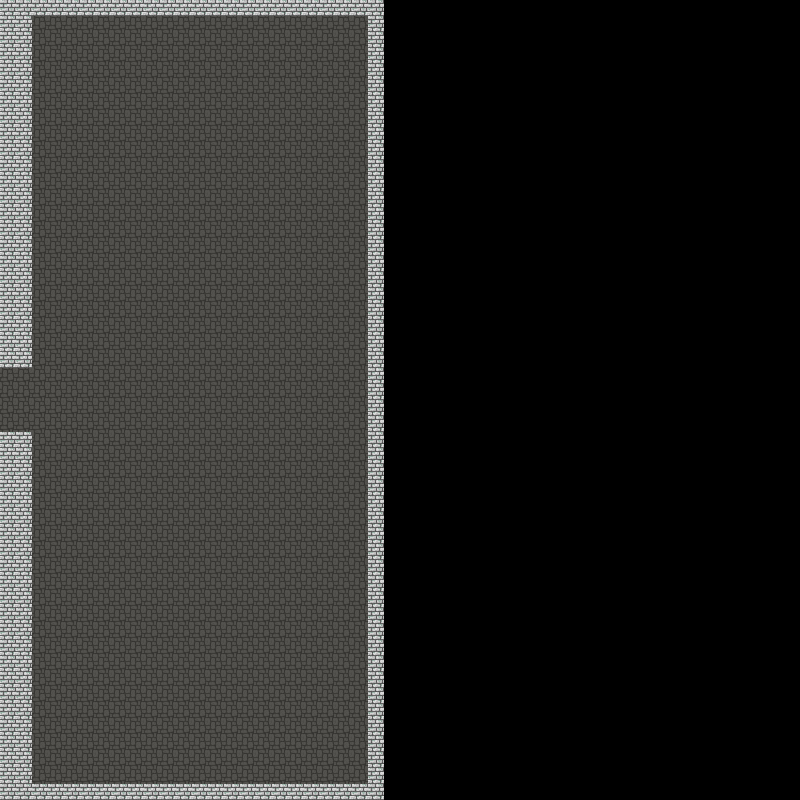

Tiled map render using the project's own tile images. Description and the whole map definition, tile-layer contents included, below:
An orthogonal 50x50 tile map with 16x16 px tiles, 1 tile layer (tiles) and 1 object (Interactive Area).

<map version="1.2" tiledversion="1.3.3" orientation="orthogonal" renderorder="right-down" width="50" height="50" tilewidth="16" tileheight="16" infinite="0" nextlayerid="5" nextobjectid="2">
 <tileset firstgid="1" source="../default_tileset.tsx" />
 <layer id="1" name="tiles" width="50" height="50">
  <data encoding="csv">
13,13,13,13,13,13,13,13,13,13,13,13,13,13,13,13,13,13,13,13,13,13,13,13,0,0,0,0,0,0,0,0,0,0,0,0,0,0,0,0,0,0,0,0,0,0,0,0,0,0,
13,13,1,1,1,1,1,1,1,1,1,1,1,1,1,1,1,1,1,1,1,1,1,13,0,0,0,0,0,0,0,0,0,0,0,0,0,0,0,0,0,0,0,0,0,0,0,0,0,0,
13,13,1,1,1,1,1,1,1,1,1,1,1,1,1,1,1,1,1,1,1,1,1,13,0,0,0,0,0,0,0,0,0,0,0,0,0,0,0,0,0,0,0,0,0,0,0,0,0,0,
13,13,1,1,1,1,1,1,1,1,1,1,1,1,1,1,1,1,1,1,1,1,1,13,0,0,0,0,0,0,0,0,0,0,0,0,0,0,0,0,0,0,0,0,0,0,0,0,0,0,
13,13,1,1,1,1,1,1,1,1,1,1,1,1,1,1,1,1,1,1,1,1,1,13,0,0,0,0,0,0,0,0,0,0,0,0,0,0,0,0,0,0,0,0,0,0,0,0,0,0,
13,13,1,1,1,1,1,1,1,1,1,1,1,1,1,1,1,1,1,1,1,1,1,13,0,0,0,0,0,0,0,0,0,0,0,0,0,0,0,0,0,0,0,0,0,0,0,0,0,0,
13,13,1,1,1,1,1,1,1,1,1,1,1,1,1,1,1,1,1,1,1,1,1,13,0,0,0,0,0,0,0,0,0,0,0,0,0,0,0,0,0,0,0,0,0,0,0,0,0,0,
13,13,1,1,1,1,1,1,1,1,1,1,1,1,1,1,1,1,1,1,1,1,1,13,0,0,0,0,0,0,0,0,0,0,0,0,0,0,0,0,0,0,0,0,0,0,0,0,0,0,
13,13,1,1,1,1,1,1,1,1,1,1,1,1,1,1,1,1,1,1,1,1,1,13,0,0,0,0,0,0,0,0,0,0,0,0,0,0,0,0,0,0,0,0,0,0,0,0,0,0,
13,13,1,1,1,1,1,1,1,1,1,1,1,1,1,1,1,1,1,1,1,1,1,13,0,0,0,0,0,0,0,0,0,0,0,0,0,0,0,0,0,0,0,0,0,0,0,0,0,0,
13,13,1,1,1,1,1,1,1,1,1,1,1,1,1,1,1,1,1,1,1,1,1,13,0,0,0,0,0,0,0,0,0,0,0,0,0,0,0,0,0,0,0,0,0,0,0,0,0,0,
13,13,1,1,1,1,1,1,1,1,1,1,1,1,1,1,1,1,1,1,1,1,1,13,0,0,0,0,0,0,0,0,0,0,0,0,0,0,0,0,0,0,0,0,0,0,0,0,0,0,
13,13,1,1,1,1,1,1,1,1,1,1,1,1,1,1,1,1,1,1,1,1,1,13,0,0,0,0,0,0,0,0,0,0,0,0,0,0,0,0,0,0,0,0,0,0,0,0,0,0,
13,13,1,1,1,1,1,1,1,1,1,1,1,1,1,1,1,1,1,1,1,1,1,13,0,0,0,0,0,0,0,0,0,0,0,0,0,0,0,0,0,0,0,0,0,0,0,0,0,0,
13,13,1,1,1,1,1,1,1,1,1,1,1,1,1,1,1,1,1,1,1,1,1,13,0,0,0,0,0,0,0,0,0,0,0,0,0,0,0,0,0,0,0,0,0,0,0,0,0,0,
13,13,1,1,1,1,1,1,1,1,1,1,1,1,1,1,1,1,1,1,1,1,1,13,0,0,0,0,0,0,0,0,0,0,0,0,0,0,0,0,0,0,0,0,0,0,0,0,0,0,
13,13,1,1,1,1,1,1,1,1,1,1,1,1,1,1,1,1,1,1,1,1,1,13,0,0,0,0,0,0,0,0,0,0,0,0,0,0,0,0,0,0,0,0,0,0,0,0,0,0,
13,13,1,1,1,1,1,1,1,1,1,1,1,1,1,1,1,1,1,1,1,1,1,13,0,0,0,0,0,0,0,0,0,0,0,0,0,0,0,0,0,0,0,0,0,0,0,0,0,0,
13,13,1,1,1,1,1,1,1,1,1,1,1,1,1,1,1,1,1,1,1,1,1,13,0,0,0,0,0,0,0,0,0,0,0,0,0,0,0,0,0,0,0,0,0,0,0,0,0,0,
13,13,1,1,1,1,1,1,1,1,1,1,1,1,1,1,1,1,1,1,1,1,1,13,0,0,0,0,0,0,0,0,0,0,0,0,0,0,0,0,0,0,0,0,0,0,0,0,0,0,
13,13,1,1,1,1,1,1,1,1,1,1,1,1,1,1,1,1,1,1,1,1,1,13,0,0,0,0,0,0,0,0,0,0,0,0,0,0,0,0,0,0,0,0,0,0,0,0,0,0,
13,13,1,1,1,1,1,1,1,1,1,1,1,1,1,1,1,1,1,1,1,1,1,13,0,0,0,0,0,0,0,0,0,0,0,0,0,0,0,0,0,0,0,0,0,0,0,0,0,0,
13,13,1,1,1,1,1,1,1,1,1,1,1,1,1,1,1,1,1,1,1,1,1,13,0,0,0,0,0,0,0,0,0,0,0,0,0,0,0,0,0,0,0,0,0,0,0,0,0,0,
1,1,1,1,1,1,1,1,1,1,1,1,1,1,1,1,1,1,1,1,1,1,1,13,0,0,0,0,0,0,0,0,0,0,0,0,0,0,0,0,0,0,0,0,0,0,0,0,0,0,
1,1,1,1,1,1,1,1,1,1,1,1,1,1,1,1,1,1,1,1,1,1,1,13,0,0,0,0,0,0,0,0,0,0,0,0,0,0,0,0,0,0,0,0,0,0,0,0,0,0,
1,1,1,1,1,1,1,1,1,1,1,1,1,1,1,1,1,1,1,1,1,1,1,13,0,0,0,0,0,0,0,0,0,0,0,0,0,0,0,0,0,0,0,0,0,0,0,0,0,0,
1,1,1,1,1,1,1,1,1,1,1,1,1,1,1,1,1,1,1,1,1,1,1,13,0,0,0,0,0,0,0,0,0,0,0,0,0,0,0,0,0,0,0,0,0,0,0,0,0,0,
13,13,1,1,1,1,1,1,1,1,1,1,1,1,1,1,1,1,1,1,1,1,1,13,0,0,0,0,0,0,0,0,0,0,0,0,0,0,0,0,0,0,0,0,0,0,0,0,0,0,
13,13,1,1,1,1,1,1,1,1,1,1,1,1,1,1,1,1,1,1,1,1,1,13,0,0,0,0,0,0,0,0,0,0,0,0,0,0,0,0,0,0,0,0,0,0,0,0,0,0,
13,13,1,1,1,1,1,1,1,1,1,1,1,1,1,1,1,1,1,1,1,1,1,13,0,0,0,0,0,0,0,0,0,0,0,0,0,0,0,0,0,0,0,0,0,0,0,0,0,0,
13,13,1,1,1,1,1,1,1,1,1,1,1,1,1,1,1,1,1,1,1,1,1,13,0,0,0,0,0,0,0,0,0,0,0,0,0,0,0,0,0,0,0,0,0,0,0,0,0,0,
13,13,1,1,1,1,1,1,1,1,1,1,1,1,1,1,1,1,1,1,1,1,1,13,0,0,0,0,0,0,0,0,0,0,0,0,0,0,0,0,0,0,0,0,0,0,0,0,0,0,
13,13,1,1,1,1,1,1,1,1,1,1,1,1,1,1,1,1,1,1,1,1,1,13,0,0,0,0,0,0,0,0,0,0,0,0,0,0,0,0,0,0,0,0,0,0,0,0,0,0,
13,13,1,1,1,1,1,1,1,1,1,1,1,1,1,1,1,1,1,1,1,1,1,13,0,0,0,0,0,0,0,0,0,0,0,0,0,0,0,0,0,0,0,0,0,0,0,0,0,0,
13,13,1,1,1,1,1,1,1,1,1,1,1,1,1,1,1,1,1,1,1,1,1,13,0,0,0,0,0,0,0,0,0,0,0,0,0,0,0,0,0,0,0,0,0,0,0,0,0,0,
13,13,1,1,1,1,1,1,1,1,1,1,1,1,1,1,1,1,1,1,1,1,1,13,0,0,0,0,0,0,0,0,0,0,0,0,0,0,0,0,0,0,0,0,0,0,0,0,0,0,
13,13,1,1,1,1,1,1,1,1,1,1,1,1,1,1,1,1,1,1,1,1,1,13,0,0,0,0,0,0,0,0,0,0,0,0,0,0,0,0,0,0,0,0,0,0,0,0,0,0,
13,13,1,1,1,1,1,1,1,1,1,1,1,1,1,1,1,1,1,1,1,1,1,13,0,0,0,0,0,0,0,0,0,0,0,0,0,0,0,0,0,0,0,0,0,0,0,0,0,0,
13,13,1,1,1,1,1,1,1,1,1,1,1,1,1,1,1,1,1,1,1,1,1,13,0,0,0,0,0,0,0,0,0,0,0,0,0,0,0,0,0,0,0,0,0,0,0,0,0,0,
13,13,1,1,1,1,1,1,1,1,1,1,1,1,1,1,1,1,1,1,1,1,1,13,0,0,0,0,0,0,0,0,0,0,0,0,0,0,0,0,0,0,0,0,0,0,0,0,0,0,
13,13,1,1,1,1,1,1,1,1,1,1,1,1,1,1,1,1,1,1,1,1,1,13,0,0,0,0,0,0,0,0,0,0,0,0,0,0,0,0,0,0,0,0,0,0,0,0,0,0,
13,13,1,1,1,1,1,1,1,1,1,1,1,1,1,1,1,1,1,1,1,1,1,13,0,0,0,0,0,0,0,0,0,0,0,0,0,0,0,0,0,0,0,0,0,0,0,0,0,0,
13,13,1,1,1,1,1,1,1,1,1,1,1,1,1,1,1,1,1,1,1,1,1,13,0,0,0,0,0,0,0,0,0,0,0,0,0,0,0,0,0,0,0,0,0,0,0,0,0,0,
13,13,1,1,1,1,1,1,1,1,1,1,1,1,1,1,1,1,1,1,1,1,1,13,0,0,0,0,0,0,0,0,0,0,0,0,0,0,0,0,0,0,0,0,0,0,0,0,0,0,
13,13,1,1,1,1,1,1,1,1,1,1,1,1,1,1,1,1,1,1,1,1,1,13,0,0,0,0,0,0,0,0,0,0,0,0,0,0,0,0,0,0,0,0,0,0,0,0,0,0,
13,13,1,1,1,1,1,1,1,1,1,1,1,1,1,1,1,1,1,1,1,1,1,13,0,0,0,0,0,0,0,0,0,0,0,0,0,0,0,0,0,0,0,0,0,0,0,0,0,0,
13,13,1,1,1,1,1,1,1,1,1,1,1,1,1,1,1,1,1,1,1,1,1,13,0,0,0,0,0,0,0,0,0,0,0,0,0,0,0,0,0,0,0,0,0,0,0,0,0,0,
13,13,1,1,1,1,1,1,1,1,1,1,1,1,1,1,1,1,1,1,1,1,1,13,0,0,0,0,0,0,0,0,0,0,0,0,0,0,0,0,0,0,0,0,0,0,0,0,0,0,
13,13,1,1,1,1,1,1,1,1,1,1,1,1,1,1,1,1,1,1,1,1,1,13,0,0,0,0,0,0,0,0,0,0,0,0,0,0,0,0,0,0,0,0,0,0,0,0,0,0,
13,13,13,13,13,13,13,13,13,13,13,13,13,13,13,13,13,13,13,13,13,13,13,13,0,0,0,0,0,0,0,0,0,0,0,0,0,0,0,0,0,0,0,0,0,0,0,0,0,0
</data>
 </layer>
 <objectgroup id="2" name="areas">
  <object id="1" name="To main dungeon" type="Interactive Area" x="0" y="368" width="32" height="64">
   <properties>
    <property name="className" value="LevelSwitchArea" />
    <property name="key" value="sewers - 3" />
    <property name="pos" type="int" value="347" />
   </properties>
  </object>
 </objectgroup>
 <objectgroup id="3" name="mobs" />
 <objectgroup id="4" name="items" />
</map>